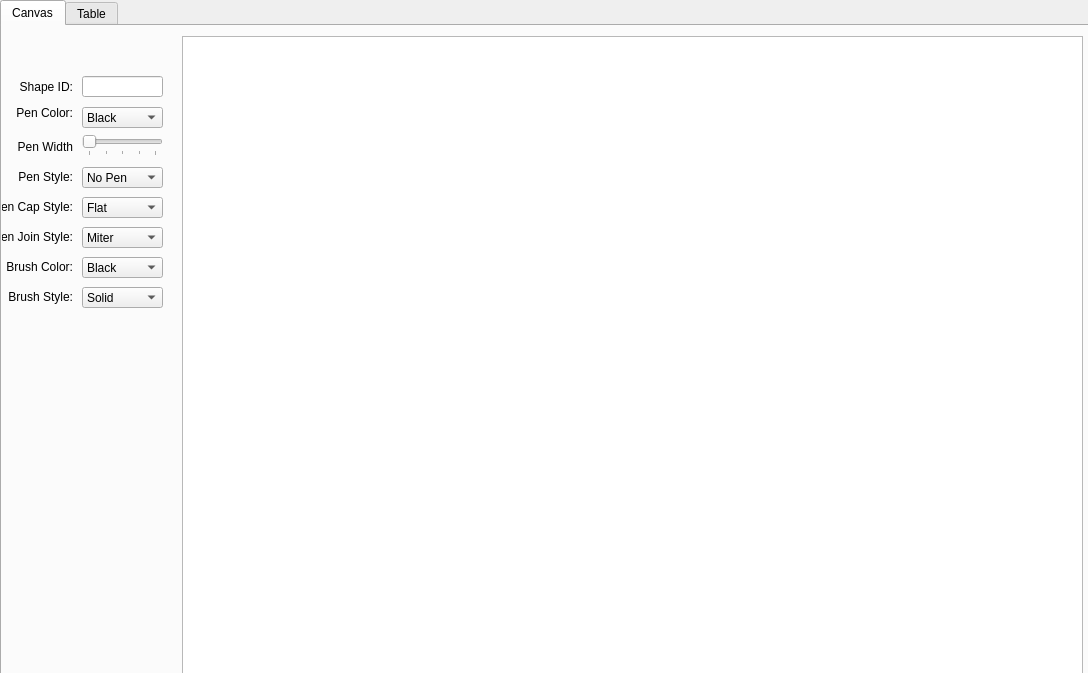
<?xml version="1.0" encoding="UTF-8"?>
<ui version="4.0">
 <class>Dialog</class>
 <widget class="QDialog" name="Dialog">
  <property name="geometry">
   <rect>
    <x>0</x>
    <y>0</y>
    <width>1088</width>
    <height>673</height>
   </rect>
  </property>
  <property name="windowTitle">
   <string>Dialog</string>
  </property>
  <property name="layoutDirection">
   <enum>Qt::LeftToRight</enum>
  </property>
  <widget class="QTabWidget" name="tabWidget">
   <property name="geometry">
    <rect>
     <x>0</x>
     <y>0</y>
     <width>1091</width>
     <height>691</height>
    </rect>
   </property>
   <property name="currentIndex">
    <number>0</number>
   </property>
   <widget class="QWidget" name="tab">
    <attribute name="title">
     <string>Canvas</string>
    </attribute>
    <widget class="QGraphicsView" name="graphicsView">
     <property name="geometry">
      <rect>
       <x>180</x>
       <y>10</y>
       <width>901</width>
       <height>641</height>
      </rect>
     </property>
    </widget>
    <widget class="QLineEdit" name="shapeIdEdit">
     <property name="geometry">
      <rect>
       <x>80</x>
       <y>50</y>
       <width>81</width>
       <height>21</height>
      </rect>
     </property>
     <property name="layoutDirection">
      <enum>Qt::LeftToRight</enum>
     </property>
     <property name="text">
      <string/>
     </property>
     <property name="maxLength">
      <number>3</number>
     </property>
     <property name="alignment">
      <set>Qt::AlignRight|Qt::AlignTrailing|Qt::AlignVCenter</set>
     </property>
    </widget>
    <widget class="QLabel" name="shapeIdLabel">
     <property name="geometry">
      <rect>
       <x>0</x>
       <y>50</y>
       <width>71</width>
       <height>21</height>
      </rect>
     </property>
     <property name="text">
      <string>Shape ID:</string>
     </property>
     <property name="alignment">
      <set>Qt::AlignRight|Qt::AlignTrailing|Qt::AlignVCenter</set>
     </property>
    </widget>
    <widget class="QComboBox" name="penColorEdit">
     <property name="geometry">
      <rect>
       <x>80</x>
       <y>81</y>
       <width>81</width>
       <height>21</height>
      </rect>
     </property>
     <item>
      <property name="text">
       <string>Black</string>
      </property>
     </item>
     <item>
      <property name="text">
       <string>White</string>
      </property>
     </item>
     <item>
      <property name="text">
       <string>Gray</string>
      </property>
     </item>
     <item>
      <property name="text">
       <string>Red</string>
      </property>
     </item>
     <item>
      <property name="text">
       <string>Blue</string>
      </property>
     </item>
     <item>
      <property name="text">
       <string>Green</string>
      </property>
     </item>
     <item>
      <property name="text">
       <string>Yellow</string>
      </property>
     </item>
     <item>
      <property name="text">
       <string>Cyan</string>
      </property>
     </item>
     <item>
      <property name="text">
       <string>Magenta</string>
      </property>
     </item>
    </widget>
    <widget class="QComboBox" name="penStyleEdit">
     <property name="geometry">
      <rect>
       <x>80</x>
       <y>141</y>
       <width>81</width>
       <height>21</height>
      </rect>
     </property>
     <item>
      <property name="text">
       <string>No Pen</string>
      </property>
     </item>
     <item>
      <property name="text">
       <string>Solid</string>
      </property>
     </item>
     <item>
      <property name="text">
       <string>Dashed</string>
      </property>
     </item>
     <item>
      <property name="text">
       <string>Dotted</string>
      </property>
     </item>
     <item>
      <property name="text">
       <string>Dash-Dotted</string>
      </property>
     </item>
     <item>
      <property name="text">
       <string>Dash-Dot-Dotted</string>
      </property>
     </item>
    </widget>
    <widget class="QSlider" name="penWidthEdit">
     <property name="geometry">
      <rect>
       <x>80</x>
       <y>109</y>
       <width>81</width>
       <height>21</height>
      </rect>
     </property>
     <property name="minimumSize">
      <size>
       <width>81</width>
       <height>21</height>
      </size>
     </property>
     <property name="minimum">
      <number>0</number>
     </property>
     <property name="maximum">
      <number>20</number>
     </property>
     <property name="orientation">
      <enum>Qt::Horizontal</enum>
     </property>
     <property name="invertedAppearance">
      <bool>false</bool>
     </property>
     <property name="invertedControls">
      <bool>false</bool>
     </property>
     <property name="tickPosition">
      <enum>QSlider::TicksBelow</enum>
     </property>
     <property name="tickInterval">
      <number>5</number>
     </property>
    </widget>
    <widget class="QLabel" name="penColorLabel">
     <property name="geometry">
      <rect>
       <x>0</x>
       <y>77</y>
       <width>71</width>
       <height>20</height>
      </rect>
     </property>
     <property name="text">
      <string>Pen Color:</string>
     </property>
     <property name="alignment">
      <set>Qt::AlignRight|Qt::AlignTrailing|Qt::AlignVCenter</set>
     </property>
    </widget>
    <widget class="QLabel" name="penWidthLabel">
     <property name="geometry">
      <rect>
       <x>0</x>
       <y>110</y>
       <width>71</width>
       <height>21</height>
      </rect>
     </property>
     <property name="text">
      <string>Pen Width</string>
     </property>
     <property name="alignment">
      <set>Qt::AlignRight|Qt::AlignTrailing|Qt::AlignVCenter</set>
     </property>
    </widget>
    <widget class="QLabel" name="penStyleLabel">
     <property name="geometry">
      <rect>
       <x>0</x>
       <y>140</y>
       <width>71</width>
       <height>21</height>
      </rect>
     </property>
     <property name="text">
      <string>Pen Style:</string>
     </property>
     <property name="alignment">
      <set>Qt::AlignRight|Qt::AlignTrailing|Qt::AlignVCenter</set>
     </property>
    </widget>
    <widget class="QLabel" name="penCapStyleLabel">
     <property name="geometry">
      <rect>
       <x>0</x>
       <y>170</y>
       <width>71</width>
       <height>21</height>
      </rect>
     </property>
     <property name="text">
      <string>Pen Cap Style:</string>
     </property>
     <property name="alignment">
      <set>Qt::AlignRight|Qt::AlignTrailing|Qt::AlignVCenter</set>
     </property>
    </widget>
    <widget class="QComboBox" name="PenCapEdit">
     <property name="geometry">
      <rect>
       <x>80</x>
       <y>171</y>
       <width>81</width>
       <height>21</height>
      </rect>
     </property>
     <item>
      <property name="text">
       <string>Flat</string>
      </property>
     </item>
     <item>
      <property name="text">
       <string>Square</string>
      </property>
     </item>
     <item>
      <property name="text">
       <string>Round</string>
      </property>
     </item>
    </widget>
    <widget class="QLabel" name="PenJoinLabel">
     <property name="geometry">
      <rect>
       <x>0</x>
       <y>200</y>
       <width>71</width>
       <height>21</height>
      </rect>
     </property>
     <property name="text">
      <string>Pen Join Style:</string>
     </property>
     <property name="alignment">
      <set>Qt::AlignRight|Qt::AlignTrailing|Qt::AlignVCenter</set>
     </property>
    </widget>
    <widget class="QComboBox" name="PenJoinEdit">
     <property name="geometry">
      <rect>
       <x>80</x>
       <y>201</y>
       <width>81</width>
       <height>21</height>
      </rect>
     </property>
     <item>
      <property name="text">
       <string>Miter</string>
      </property>
     </item>
     <item>
      <property name="text">
       <string>Bevel</string>
      </property>
     </item>
     <item>
      <property name="text">
       <string>Round</string>
      </property>
     </item>
    </widget>
    <widget class="QLabel" name="BrushColorLabel">
     <property name="geometry">
      <rect>
       <x>0</x>
       <y>230</y>
       <width>71</width>
       <height>21</height>
      </rect>
     </property>
     <property name="text">
      <string>Brush Color:</string>
     </property>
     <property name="alignment">
      <set>Qt::AlignRight|Qt::AlignTrailing|Qt::AlignVCenter</set>
     </property>
    </widget>
    <widget class="QComboBox" name="brushColorEdit">
     <property name="geometry">
      <rect>
       <x>80</x>
       <y>231</y>
       <width>81</width>
       <height>21</height>
      </rect>
     </property>
     <item>
      <property name="text">
       <string>Black</string>
      </property>
     </item>
     <item>
      <property name="text">
       <string>White</string>
      </property>
     </item>
     <item>
      <property name="text">
       <string>Gray</string>
      </property>
     </item>
     <item>
      <property name="text">
       <string>Red</string>
      </property>
     </item>
     <item>
      <property name="text">
       <string>Green</string>
      </property>
     </item>
     <item>
      <property name="text">
       <string>Blue</string>
      </property>
     </item>
     <item>
      <property name="text">
       <string>Yellow</string>
      </property>
     </item>
     <item>
      <property name="text">
       <string>Cyan</string>
      </property>
     </item>
     <item>
      <property name="text">
       <string>Magenta</string>
      </property>
     </item>
    </widget>
    <widget class="QLabel" name="brushStyleLabel">
     <property name="geometry">
      <rect>
       <x>0</x>
       <y>260</y>
       <width>71</width>
       <height>21</height>
      </rect>
     </property>
     <property name="text">
      <string>Brush Style:</string>
     </property>
     <property name="alignment">
      <set>Qt::AlignRight|Qt::AlignTrailing|Qt::AlignVCenter</set>
     </property>
    </widget>
    <widget class="QComboBox" name="brushStyleEdit">
     <property name="geometry">
      <rect>
       <x>80</x>
       <y>261</y>
       <width>81</width>
       <height>21</height>
      </rect>
     </property>
     <item>
      <property name="text">
       <string>Solid</string>
      </property>
     </item>
     <item>
      <property name="text">
       <string>Horizontal</string>
      </property>
     </item>
     <item>
      <property name="text">
       <string>Vertical</string>
      </property>
     </item>
     <item>
      <property name="text">
       <string>No Brush</string>
      </property>
     </item>
    </widget>
   </widget>
   <widget class="QWidget" name="tab_2">
    <attribute name="title">
     <string>Table</string>
    </attribute>
    <widget class="QTableWidget" name="tableWidget">
     <property name="geometry">
      <rect>
       <x>10</x>
       <y>10</y>
       <width>931</width>
       <height>581</height>
      </rect>
     </property>
    </widget>
   </widget>
  </widget>
 </widget>
 <layoutdefault spacing="6" margin="11"/>
 <resources/>
 <connections/>
</ui>
